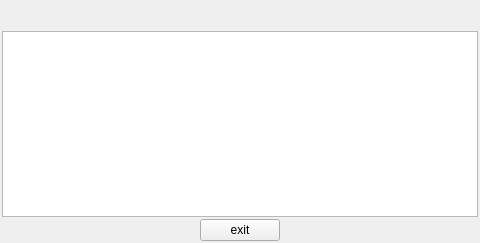
<?xml version="1.0" encoding="UTF-8"?>
<ui version="4.0">
 <class>fileview</class>
 <widget class="QWidget" name="fileview">
  <property name="geometry">
   <rect>
    <x>0</x>
    <y>0</y>
    <width>480</width>
    <height>243</height>
   </rect>
  </property>
  <property name="windowTitle">
   <string>Widget</string>
  </property>
  <layout class="QVBoxLayout" name="verticalLayout">
   <property name="spacing">
    <number>2</number>
   </property>
   <property name="margin">
    <number>2</number>
   </property>
   <item>
    <layout class="QHBoxLayout" name="horizontalLayout">
     <item>
      <widget class="QToolButton" name="backButton">
       <property name="enabled">
        <bool>true</bool>
       </property>
       <property name="styleSheet">
        <string notr="true">border-style: flat;</string>
       </property>
       <property name="text">
        <string/>
       </property>
       <property name="icon">
        <iconset resource="resource.qrc">
         <normaloff>:/images/buttons/images/left-24.png</normaloff>:/images/buttons/images/left-24.png</iconset>
       </property>
       <property name="iconSize">
        <size>
         <width>24</width>
         <height>24</height>
        </size>
       </property>
       <property name="autoRaise">
        <bool>true</bool>
       </property>
      </widget>
     </item>
     <item>
      <widget class="QToolButton" name="forwardButton">
       <property name="styleSheet">
        <string notr="true">border-style: flat;</string>
       </property>
       <property name="text">
        <string/>
       </property>
       <property name="icon">
        <iconset resource="resource.qrc">
         <normaloff>:/images/buttons/images/right-24.png</normaloff>:/images/buttons/images/right-24.png</iconset>
       </property>
       <property name="iconSize">
        <size>
         <width>24</width>
         <height>24</height>
        </size>
       </property>
      </widget>
     </item>
     <item>
      <widget class="QToolButton" name="aheadButton">
       <property name="styleSheet">
        <string notr="true">border-style: flat;</string>
       </property>
       <property name="text">
        <string/>
       </property>
       <property name="icon">
        <iconset resource="resource.qrc">
         <normaloff>:/images/buttons/images/up-24.png</normaloff>:/images/buttons/images/up-24.png</iconset>
       </property>
       <property name="iconSize">
        <size>
         <width>24</width>
         <height>24</height>
        </size>
       </property>
      </widget>
     </item>
     <item>
      <widget class="QToolButton" name="listButton">
       <property name="styleSheet">
        <string notr="true">border-style: flat;</string>
       </property>
       <property name="text">
        <string/>
       </property>
       <property name="icon">
        <iconset resource="resource.qrc">
         <normaloff>:/images/buttons/images/viewlist-24.png</normaloff>:/images/buttons/images/viewlist-24.png</iconset>
       </property>
       <property name="iconSize">
        <size>
         <width>24</width>
         <height>24</height>
        </size>
       </property>
      </widget>
     </item>
     <item>
      <widget class="QToolButton" name="detailButton">
       <property name="styleSheet">
        <string notr="true">border-style: flat;</string>
       </property>
       <property name="text">
        <string/>
       </property>
       <property name="icon">
        <iconset resource="resource.qrc">
         <normaloff>:/images/buttons/images/viewdetailed-24.png</normaloff>:/images/buttons/images/viewdetailed-24.png</iconset>
       </property>
       <property name="iconSize">
        <size>
         <width>24</width>
         <height>24</height>
        </size>
       </property>
      </widget>
     </item>
    </layout>
   </item>
   <item>
    <widget class="QStackedWidget" name="stackedWidget">
     <property name="frameShape">
      <enum>QFrame::NoFrame</enum>
     </property>
     <property name="currentIndex">
      <number>0</number>
     </property>
     <widget class="QWidget" name="page">
      <layout class="QVBoxLayout" name="verticalLayout_2">
       <property name="spacing">
        <number>0</number>
       </property>
       <property name="margin">
        <number>0</number>
       </property>
       <item>
        <widget class="QListView" name="listView"/>
       </item>
      </layout>
     </widget>
     <widget class="QWidget" name="page_2">
      <layout class="QVBoxLayout" name="verticalLayout_3">
       <property name="spacing">
        <number>0</number>
       </property>
       <property name="margin">
        <number>0</number>
       </property>
       <item>
        <widget class="QTreeView" name="treeView"/>
       </item>
      </layout>
     </widget>
    </widget>
   </item>
   <item>
    <layout class="QHBoxLayout" name="horizontalLayout_2">
     <item>
      <widget class="QPushButton" name="closeButton">
       <property name="sizePolicy">
        <sizepolicy hsizetype="Fixed" vsizetype="Fixed">
         <horstretch>0</horstretch>
         <verstretch>0</verstretch>
        </sizepolicy>
       </property>
       <property name="text">
        <string>exit</string>
       </property>
       <property name="flat">
        <bool>false</bool>
       </property>
      </widget>
     </item>
    </layout>
   </item>
  </layout>
 </widget>
 <layoutdefault spacing="6" margin="11"/>
 <resources>
  <include location="resource.qrc"/>
 </resources>
 <connections/>
</ui>
